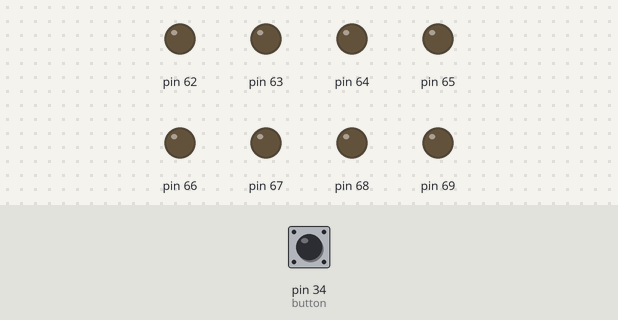
Simulated run of this sketch. Board: Arduino Mega 2560, built with avr-gcc and run on an emulated ATmega2560. Shown: output pins drawn as LEDs (lit = HIGH). Dashed ring = blinking. The test bench sets the inputs (shaded band); at power-on: pin 34 (button) HIGH.

Above: at 1.2 s.
1.3 s: pin 34 (button) pulled LOW for 0.15 s
At 1.7 s:
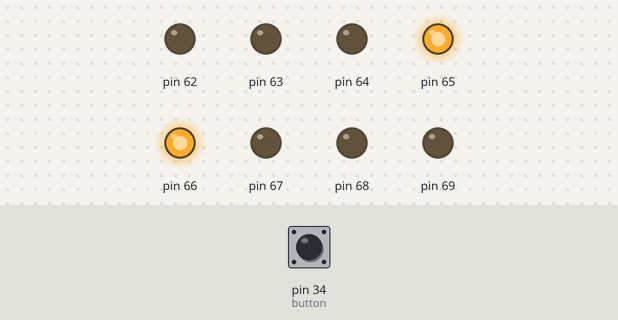
4.4 s: pin 34 (button) pulled LOW for 1 s
At 5.3 s:
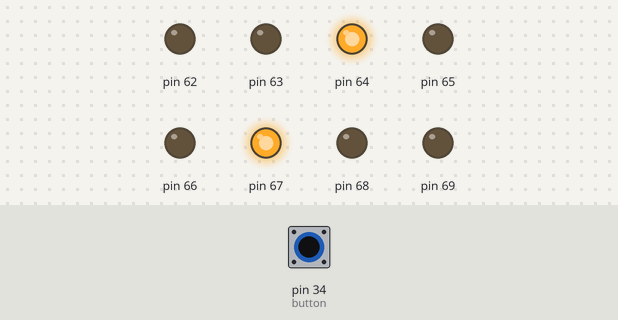
8.1 s: pin 34 (button) pulled LOW for 3.2 s
At 9.6 s:
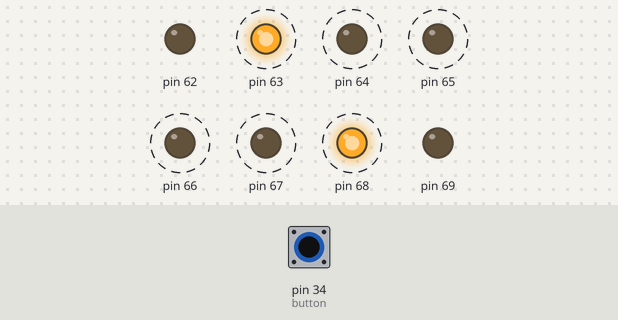
Timing chart, 0 to 14.0 s (numbered marks = the images above; inputs shaded):
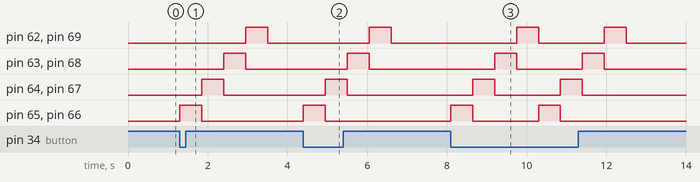

Measured:
- after the input at 1.3 s, pin 62, pin 69: LOW → HIGH after 1.7 s, → LOW 0.55 s later; pin 63, pin 68: LOW → HIGH after 1.1 s, → LOW 0.55 s later; pin 64, pin 67: LOW → HIGH after 0.55 s, → LOW 0.55 s later; pin 65, pin 66: LOW → HIGH at once, → LOW 0.55 s later
- after the input at 4.4 s, pin 62, pin 69: LOW → HIGH after 1.7 s, → LOW 0.55 s later; pin 63, pin 68: LOW → HIGH after 1.1 s, → LOW 0.55 s later; pin 64, pin 67: LOW → HIGH after 0.55 s, → LOW 0.55 s later; pin 65, pin 66: LOW → HIGH at once, → LOW 0.55 s later
- after the input at 8.1 s, pin 62: alternates HIGH for 0.55 s and LOW for 1.7 s, 4 changes in all, then stays LOW, starting after 1.7 s; pin 63: alternates HIGH for 0.55 s and LOW for 1.7 s, 4 changes in all, then stays LOW, starting after 1.1 s

The sketch:

mc_lab1.ino
```cpp
const int button = 34;
const float ledDelay = (0.55*1000);
// the setup function runs once when you press reset or power the board
void setup() {
  pinMode(button, INPUT_PULLUP);
  DDRK = 0xFF;
  PORTK = 0;
}

// the loop function runs over and over again forever
void loop() {
  if(digitalRead(button) == LOW) {
    PORTK = B00011000;
    delay(ledDelay);
    PORTK = B00100100;
    delay(ledDelay);
    PORTK = B01000010;
    delay(ledDelay);
    PORTK = B10000001;
    delay(ledDelay);
    PORTK = B00000000;
  }
}
```
